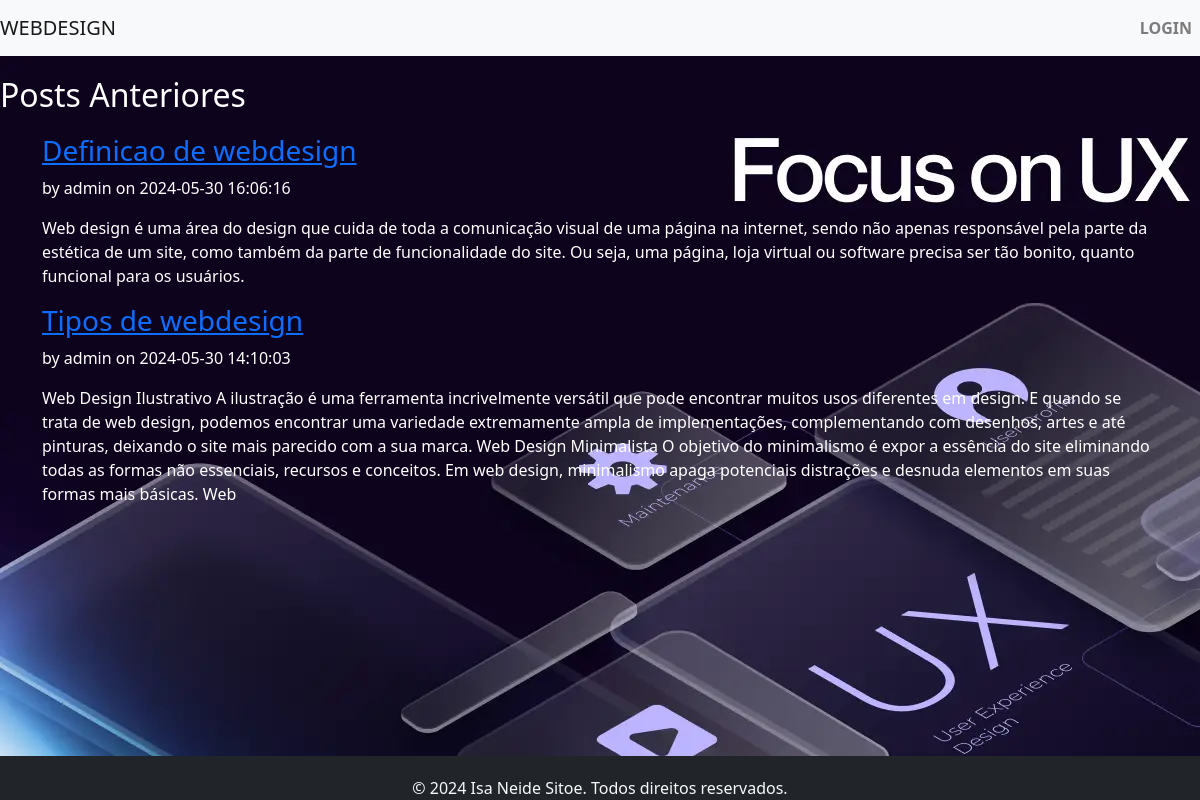
The page / on the database its author committed.
### tables this page shows
CREATE TABLE `posts` (
  `id` int(11) NOT NULL,
  `user_id` int(11) NOT NULL,
  `titulo` varchar(255) NOT NULL,
  `conteudo` text NOT NULL,
  `criado_em` timestamp NOT NULL DEFAULT current_timestamp(),
  `actualizado_em` timestamp NOT NULL DEFAULT current_timestamp() ON UPDATE current_timestamp()
);

CREATE TABLE `users` (
  `id` int(11) NOT NULL,
  `username` varchar(50) NOT NULL,
  `password` varchar(255) NOT NULL,
  `criado_em` timestamp NOT NULL DEFAULT current_timestamp()
);

### index.php (the view, shortened to what this page needs)
<?php
require 'config.php';
$stmt = $pdo->query('SELECT posts.*, users.username FROM posts JOIN users ON posts.user_id = users.id ORDER BY posts.criado_em DESC');
$posts = $stmt->fetchAll();
?>
<!DOCTYPE html>
<html lang="en">
<head>
    <link href="https://stackpath.bootstrapcdn.com/bootstrap/4.5.2/css/bootstrap.min.css" rel="stylesheet">
    <link rel="stylesheet" href="css/style.css">
</head>
<body style="background-image: url('img/ux.webp');">
    <?php include 'includes/header.php'; ?>
            <h2 style="color: white;">Posts Anteriores</h2>
                <div class="container">
                    <?php foreach ($posts as $post) : ?>
                        <div class="post">
                            <h3><a href="./posts/visualizar.php $post['id'] ?>"><?= htmlspecialchars($post['titulo']) ?></a></h3>
                            <p>by <?= htmlspecialchars($post['username']) ?> on <?= $post['criado_em'] ?></p>
                            <p><?= htmlspecialchars(substr($post['conteudo'], 0, 600)) ?>  </p>
                        </div>
                    <?php endforeach; ?>
                </div>
                <?php include 'includes/footer.php'; ?>
</body>
</html>

### includes/header.php (shortened to what this page needs)
<!DOCTYPE html>
<html lang="en">
<head>
    <link rel="stylesheet" href="https://cdnjs.cloudflare.com/ajax/libs/bootstrap/5.2.2/css/bootstrap.min.css">
    <link rel="stylesheet" href="/css/style.css">
</head>
<body>
    <nav class="navbar navbar-expand-lg navbar-light bg-light">
        <a class="navbar-brand" href="#">WEBDESIGN</a>
        <div class="collapse navbar-collapse">
            <ul class="navbar-nav ml-auto">
                <?php if (isset($_SESSION['user_id'])): ?>
                    <li class="nav-item">
                        <a class="nav-link" href="dashboard.php">Dashboard</a>
                    </li>
                <?php else: ?>
                    <li class="nav-item">
                        <a class="nav-link font-weight-bold dark" href="login.php">LOGIN</a>
                    </li>
                <?php endif; ?>
            </ul>
        </div>
    </nav>
</body>
</html>

### includes/footer.php
<footer class="footer bg-dark  ">
    <div class="container">
        <span class="text-light center">© 2024 Isa Neide Sitoe. Todos direitos reservados.</span>
    </div>
</footer>
</body>
</html>

### css/style.css (style rules this page uses)
.footer { position: fixed; bottom: 0; background-color: #f8f9fa; text-align: center; width: 100%; }
.container { margin-top: 20px; }
.navbar { margin-bottom: 20px; }
.navbar .nav-link { color: #333; margin-left: 10px; }

### index.php (style rules this page uses)
p { color: white; }

### rows shown on the page
posts: titulo "Definicao de webdesign", user.username "admin", criado_em "2024-05-30 16:06:16", conteudo "Web design é uma área do design que cuida de toda a comunicação visual de uma página na internet, sendo não apenas responsável pela parte da estética de um site, como também da parte de funcionalidade do site. Ou seja, uma página, loja virtual ou software precisa ser tão bonito, quanto funcional para os usuários."
posts: titulo "Tipos de webdesign", user.username "admin", criado_em "2024-05-30 14:10:03", conteudo "Web Design Ilustrativo A ilustração é uma ferramenta incrivelmente versátil que pode encontrar muitos usos diferentes em design. E quando se trata de web design, podemos encontrar uma variedade extremamente ampla de implementações, complementando com desenhos, artes e até pinturas, deixando o site mais parecido com a sua marca. Web Design Minimalista O objetivo do minimalismo é expor a essência do site eliminando todas as formas não essenciais, recursos e conceitos. Em web design, minimalismo apaga potenciais distrações e desnuda elementos em suas formas mais básicas. Web"
